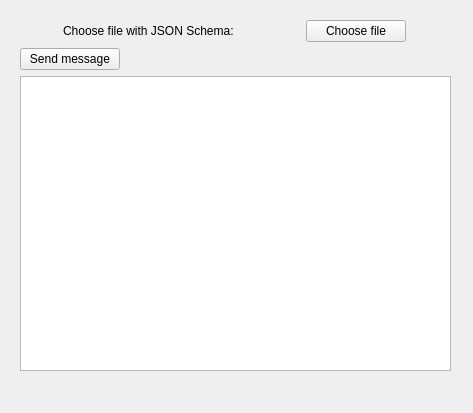
<?xml version="1.0" encoding="UTF-8"?>
<ui version="4.0">
 <class>MainWindow</class>
 <widget class="QMainWindow" name="MainWindow">
  <property name="geometry">
   <rect>
    <x>0</x>
    <y>0</y>
    <width>473</width>
    <height>413</height>
   </rect>
  </property>
  <property name="windowTitle">
   <string>MainWindow</string>
  </property>
  <widget class="QWidget" name="centralWidget">
   <widget class="QWidget" name="verticalLayoutWidget">
    <property name="geometry">
     <rect>
      <x>10</x>
      <y>10</y>
      <width>451</width>
      <height>371</height>
     </rect>
    </property>
    <layout class="QVBoxLayout" name="verticalLayout">
     <property name="leftMargin">
      <number>10</number>
     </property>
     <property name="topMargin">
      <number>10</number>
     </property>
     <property name="rightMargin">
      <number>10</number>
     </property>
     <property name="bottomMargin">
      <number>10</number>
     </property>
     <item>
      <layout class="QHBoxLayout" name="horizontalLayout">
       <property name="spacing">
        <number>0</number>
       </property>
       <property name="sizeConstraint">
        <enum>QLayout::SetDefaultConstraint</enum>
       </property>
       <item>
        <widget class="QLabel" name="label">
         <property name="maximumSize">
          <size>
           <width>200</width>
           <height>16777215</height>
          </size>
         </property>
         <property name="text">
          <string>Choose file with JSON Schema:</string>
         </property>
        </widget>
       </item>
       <item>
        <widget class="QPushButton" name="chooseFileButton">
         <property name="maximumSize">
          <size>
           <width>100</width>
           <height>16777215</height>
          </size>
         </property>
         <property name="text">
          <string>Choose file</string>
         </property>
        </widget>
       </item>
      </layout>
     </item>
     <item>
      <widget class="QPushButton" name="sendMessageButton">
       <property name="maximumSize">
        <size>
         <width>100</width>
         <height>16777215</height>
        </size>
       </property>
       <property name="text">
        <string>Send message</string>
       </property>
      </widget>
     </item>
     <item>
      <widget class="QTextEdit" name="loggerTextArea">
       <property name="readOnly">
        <bool>true</bool>
       </property>
      </widget>
     </item>
    </layout>
   </widget>
  </widget>
  <widget class="QMenuBar" name="menuBar">
   <property name="geometry">
    <rect>
     <x>0</x>
     <y>0</y>
     <width>473</width>
     <height>21</height>
    </rect>
   </property>
  </widget>
 </widget>
 <layoutdefault spacing="6" margin="11"/>
 <resources/>
 <connections/>
</ui>
